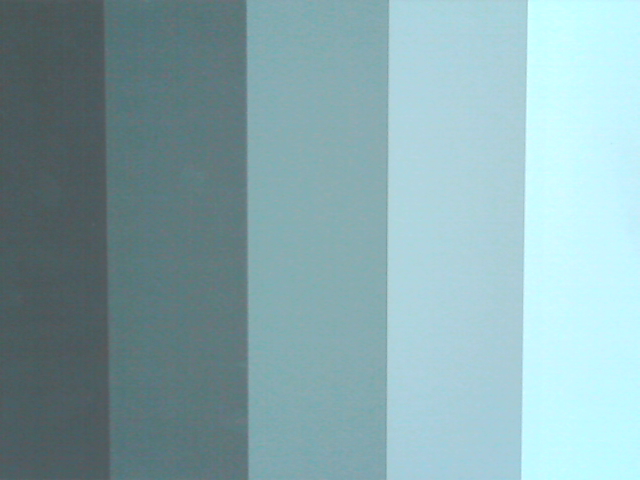
#> input picture Versuch2/data/Versuch1a.png, 640 x 480 px; the run also reads 1 picture not shown here
$ python task3.3.py
#> lines starting #> are read from the running program, lines starting #| are printed output that depends on the picture
import numpy as np
import cv2

# -------- Aufgabe3.3 -------- #

# Vektor zum Speichern des korrigierten Bildes
korrigiertes_bild = np.zeros((480, 640))

# Bild einlesen und evtl in Schwarz Weiß einlesen
grey = cv2.imread('data/Versuch1a.png', cv2.IMREAD_GRAYSCALE)
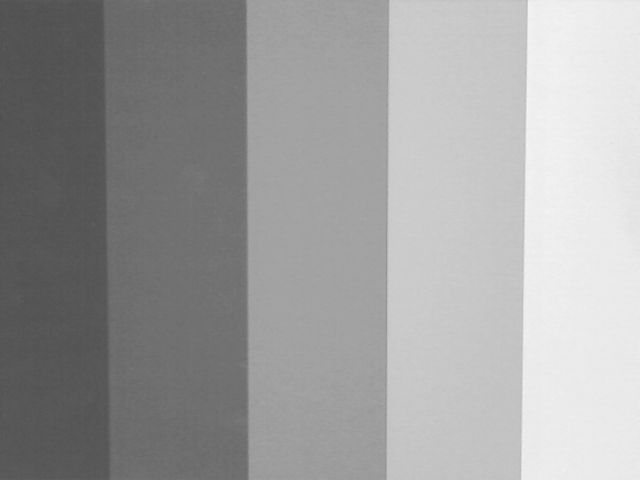
#> grey: shape (480, 640); min 80, max 245, mean 159
blackavg = cv2.imread('data/blackaverage.png')
whiteaverage = cv2.imread('data/whiteaverage.png')
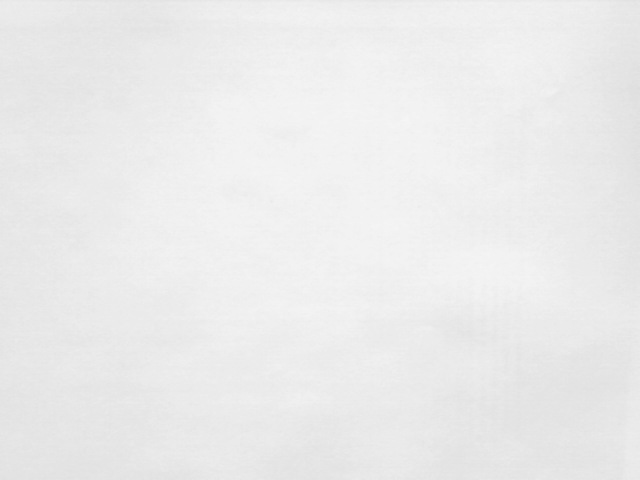
#> input picture Versuch2/data/whiteaverage.png, 640 x 480 px
#> whiteaverage is the input picture: shape (480, 640, 3); min 221, max 245, mean 235.1
whiteminusblack = cv2.imread('data/whiteminusblack.png')
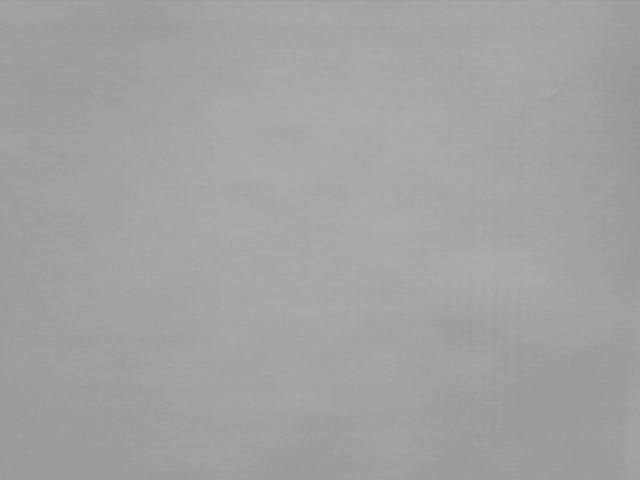
#> input picture Versuch2/data/whiteminusblack.png, 640 x 480 px
#> whiteminusblack is the input picture: shape (480, 640, 3); min 148, max 172, mean 162.1

# for-Schleife um auf alle 307200 Pixel zuzugreifen
for y in range(0, 480):
    for z in range(0, 640):
        # (Weiß-Schwarz) - avg(Weiß-Schwarz)
#> (the run stopped early here; a loop or call above may not have finished)
